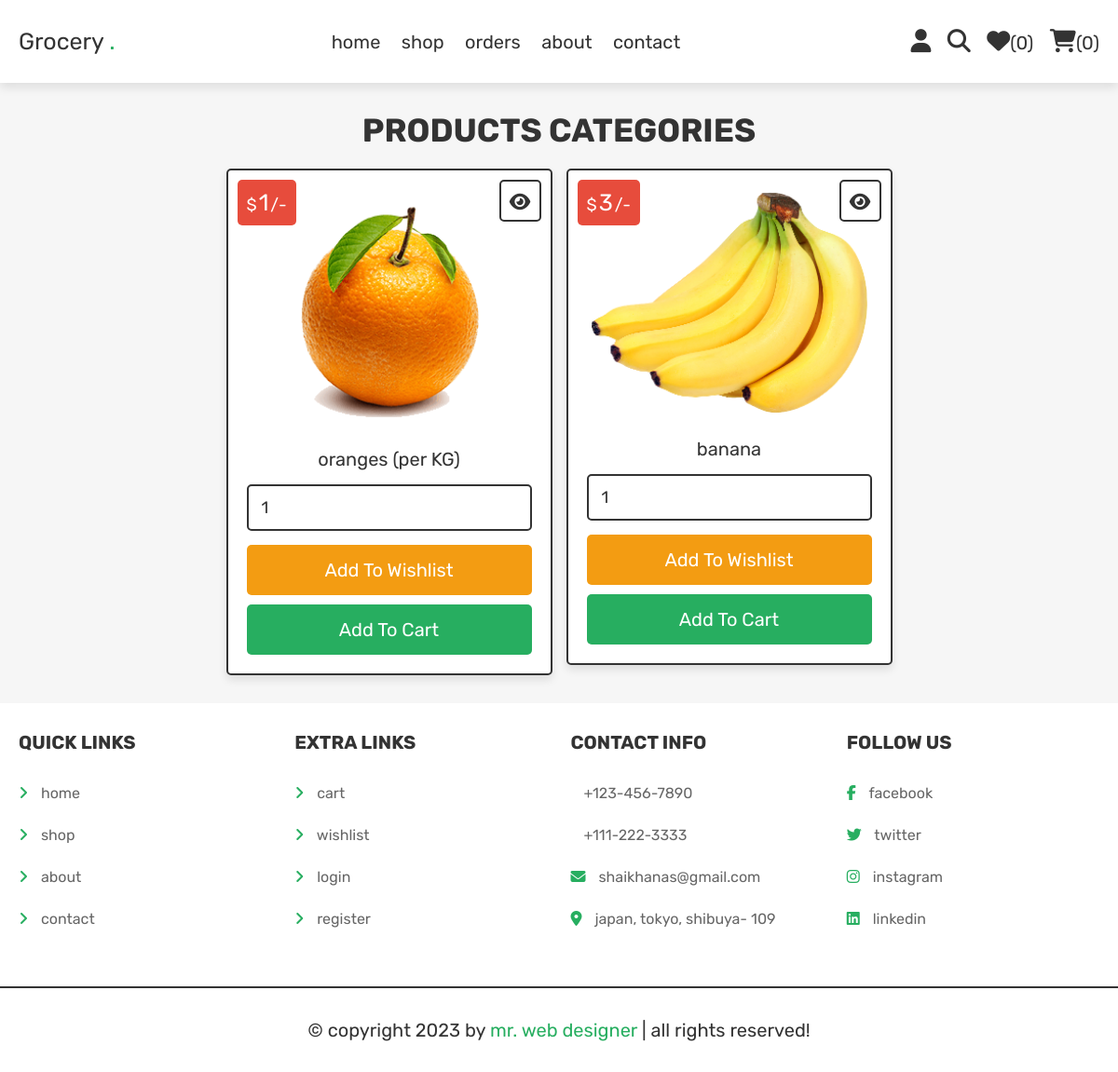
/category.php?category=fruits (signed in), run on the app's committed database.
### tables this page shows
CREATE TABLE `products` (
  `id` int(100) NOT NULL,
  `name` varchar(100) NOT NULL,
  `category` varchar(20) NOT NULL,
  `details` varchar(500) NOT NULL,
  `price` int(100) NOT NULL,
  `image` varchar(100) NOT NULL
);

### category.php (the view, shortened to what this page needs)
<?php
require('./connect.php');
if(isset($_GET['category'])){
    $category = $_GET['category'];
}else{
    $category = '';
}
?>
<!DOCTYPE html>
<html lang="en">
<head>
    <link rel="stylesheet" href="https://cdnjs.cloudflare.com/ajax/libs/font-awesome/6.5.1/css/all.min.css">
    <link rel="stylesheet" href="./assets/css/style.css">
</head>
<body>
<?php require('./header.php'); ?>
<section class="products">
    <h1 class="title">products categories</h1>
    <div class="box-container">
    <?php
        $select_products = $conn->prepare("SELECT * FROM  `products` WHERE category= ?");
        $select_products->execute(array($category));
        if($select_products->rowCount() > 0){
            while($fetch_products = $select_products->fetch(PDO::FETCH_ASSOC)){
    ?>
        <form action="" method="post" class="box">
            <div class="price">$<span><?= number_format($fetch_products['price']); ?></span>/-</div>
            <a href="./view_page.php?pid=<?= $fetch_products['id']; ?>" class="fas fa-eye"></a>
            <img src="./assets/uploaded_img/<?= $fetch_products['image']; ?>" alt="">
            <div class="name"><?= $fetch_products['name']; ?></div>
            <input type="number" name="p_qty" class="qty" min="1" value="1">
            <input type="submit" name="add_to_wishlist" class="option-btn" value="add to wishlist">
            <input type="submit" name="add_to_cart" class="btn" value="add to cart">
        </form>
    <?php
        }
        }else{
            echo '<p class="empty">no products available!</p>';
        }
        ?>
    </div>
</section>
<?php require('./footer.php'); ?>
</body>
</html>

### assets/css/style.css (style rules this page uses)
:root { --green: #27ae60; --orange: #f39c12; --red: #e74c3c; --black: #333; --light-color: #666; --white: #fff; --light-bg: #f6f6f6; --border: 0.2rem solid var(--black); --box-shadow: 0 0.5rem 1rem rgba(0, 0, 0, 0.1); }
* { font-family: "Rubik", sans-serif; margin: 0; padding: 0; box-sizing: border-box; text-decoration: none; outline: 0; border: 0; }
body { background: var(--light-bg); }
html { font-size: 62.5%; overflow-x: hidden; scroll-behavior: smooth; scroll-padding-top: 6.5rem; }
section { max-width: 1200px; margin: 0 auto; padding: 3rem 2rem; }
.btn, .delete-btn, .option-btn { display: block; width: 100%; padding: 1.5rem 3rem; font-size: 2rem; color: var(--white); margin-top: 1rem; border-radius: 0.5rem; cursor: pointer; text-transform: capitalize; text-align: center; }
.btn { background: var(--green); }
.option-btn { background: var(--orange); }
.title { font-size: 3.5rem; color: var(--black); text-transform: uppercase; margin-bottom: 2rem; text-align: center; }
.products .box-container { display: grid; grid-template-columns: repeat(auto-fit, 35rem); gap: 1.5rem; align-items: flex-start; justify-content: center; }
.products .box-container .box { padding: 2rem; text-align: center; background: var(--white); border: var(--border); border-radius: 0.5rem; box-shadow: var(--box-shadow); position: relative; }
.products .box-container .box .price { position: absolute; top: 1rem; left: 1rem; padding: 1rem; background: var(--red); border-radius: 0.5rem; font-size: 1.8rem; color: var(--white); }
.products .box-container .box .price span { font-size: 2.5rem; color: var(--white); margin: 0 0.2rem; }
.products .box-container .box .fa-eye { position: absolute; top: 1rem; right: 1rem; width: 4.5rem; height: 4.5rem; line-height: 4.3rem; border-radius: 0.5rem; font-size: 2rem; border: var(--border); color: var(--black); }
.products .box-container .box img { width: 100%; margin-bottom: 1rem; }
.products .box-container .box .name { font-size: 2rem; color: var(--black); padding: 1rem 0; }
.products .box-container .box .qty { width: 100%; margin: 0.5rem 0; padding: 1.2rem 1.4rem; font-size: 1.8rem; color: var(--black); border: var(--border); border-radius: 0.5rem; }

### data on the page
products: price "1", image (picture), name "oranges (per KG)"
products: price "3", image (picture), name "banana"

### other printed values
$count_wishlist "0"
$count_cart "0"
